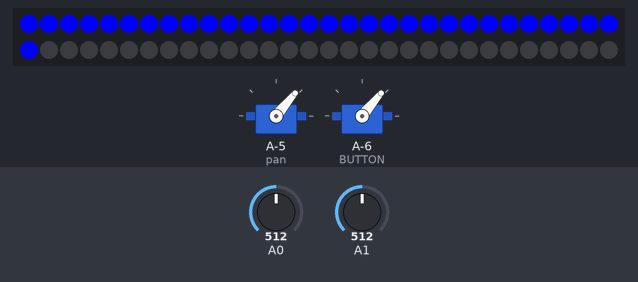
Bench run of a sketch on a simulated ATtiny85, built with avr-gcc and run on an emulated ATtiny85. On the bench: 2 × servo, 60 RGB LEDs in strip order, left to right, continuing on the next row. Inputs (shaded band) come from the test bench; at power-on: A0 = 512, A1 = 512.

Above: at 1.2 s.
1.3 s: A0 set to 464
At 1.69 s:
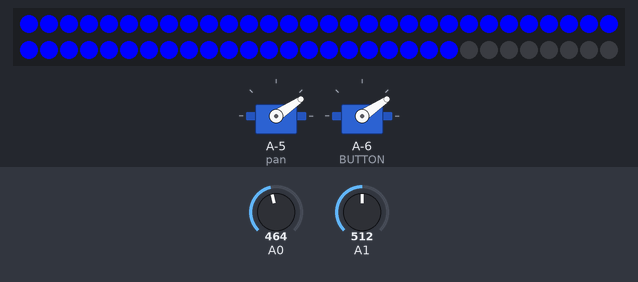
3.9 s: A0 set to 433
5.4 s: A1 set to 268
6.9 s: A1 set to 238
At 7.17 s:
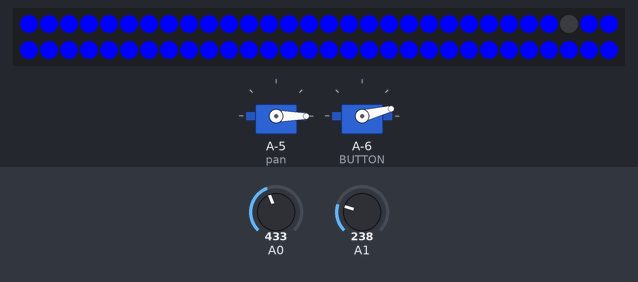
At 7.78 s:
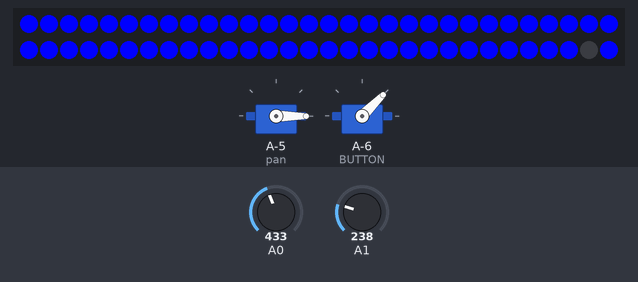
9.7 s: A0 set to 259
12.1 s: A0 set to 235
At 12.33 s:
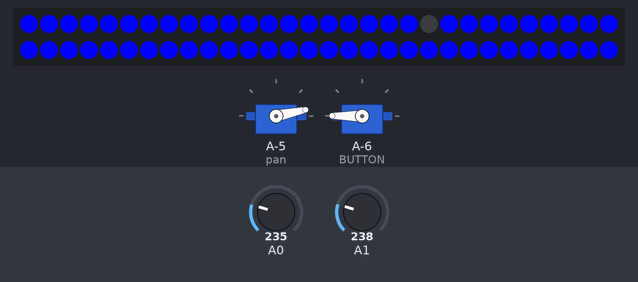
Timing chart, 0 to 15.9 s (numbered marks = the images above; inputs shaded):
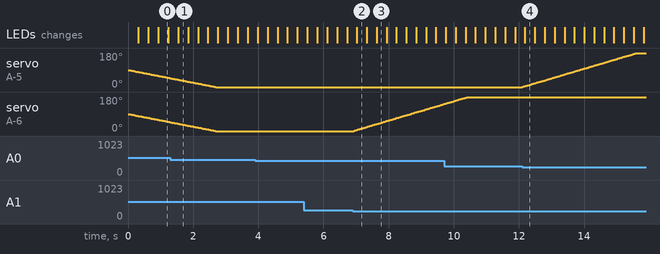

Measured:
- the behaviour switches between 250 and 249 on A1 (found by bisection; images 1 and 2)
- the behaviour switches between 250 and 249 on A0 (found by bisection; images 3 and 4)
- after the input at 6.9 s, servo on A-6 (BUTTON): moves from 0° to 143° over 2.8 s, starting at once
- after the input at 12.1 s, servo on A-5 (pan): moves from 0° to 180° over 3.5 s, starting at once

The sketch:

blastoise_complete.ino
```cpp
//Code to control two servos in a pan-tilt setup with left, right, up, and down buttons.
//Include standard servo library
#include <Servo.h>
#include <Adafruit_DotStar.h>
#include <SPI.h>

//Number of LEDs in strip
#define NUMPIXELS 60

//Defining input/output pins
#define DATAPIN    4
#define CLOCKPIN   5
#define BUTTON     8
#define OFF        9

//Creating servo objects
Servo tilt;
Servo pan;

//Declaring LED strip
Adafruit_DotStar strip = Adafruit_DotStar(NUMPIXELS, DATAPIN, CLOCKPIN, DOTSTAR_BRG);

//Joystick pins
const int X_pin = 0;
const int Y_pin = 1;

int panPos = 90;
int tiltPos = 90;

void setup() {

  //Setting servo data pins
  pan.attach(9);
  tilt.attach(8);

  //Begin servos at center
  pan.write(90);
  tilt.write(90);

  //Setting button as input
  pinMode(BUTTON, INPUT);

  #if defined(__AVR_ATtiny85__) && (F_CPU == 16000000L)
    clock_prescale_set(clock_div_1); // Enable 16 MHz on Trinket
  #endif

  //Initialize LED strip
  strip.begin();

  //refresh strip to current data, in this case off
  strip.show();

}

int head  = 0, tail = -59;      //Specifying head and tail of moving lighted strip
uint32_t color = 0x0000FF;      // Specifying color, only need blue for costume
int val;                        //Reading value of button
int i;                          //For use in a loop to turn LEDs off when button is released

void loop() {

  //Handling LED strip
  val=digitalRead(BUTTON);

  if(val==LOW)
  {
    strip.setPixelColor(head, color);
    strip.setPixelColor(tail, 0);
    strip.show();
    delay(10);
    ++head;
    ++tail;

    if(head>=NUMPIXELS)
    {
      head=0;
    }

    if(tail>=NUMPIXELS)
    {
      tail=0;
    }

  }

  else
  {
    head=0;
    tail=-59;

    for(i=59;i>=0;i--)
    {
      strip.setPixelColor(i, 0);
      delay(10);
      strip.show();  //Turns off pixels from end to beginning
    }
  }

  //Handling servos
  //Check if up
  if (analogRead(Y_pin)<250 && tiltPos < 180)
  {
    tiltPos++;
    tilt.write(tiltPos);
    delay(5);
  }

  //or if down
  else if (analogRead(Y_pin)>450 && tiltPos > 0)
  {
    tiltPos--;
    tilt.write(tiltPos);
    delay(5);
  }

  //Check if right
  if (analogRead(X_pin)<250 && panPos < 180)
  {
    panPos++;
    pan.write(panPos);
    delay(5);
  }

  //or if left
  else if (analogRead(X_pin)>450 && panPos > 0)
  {
    panPos--;
    pan.write(panPos);
    delay(10);
  }

}
```
